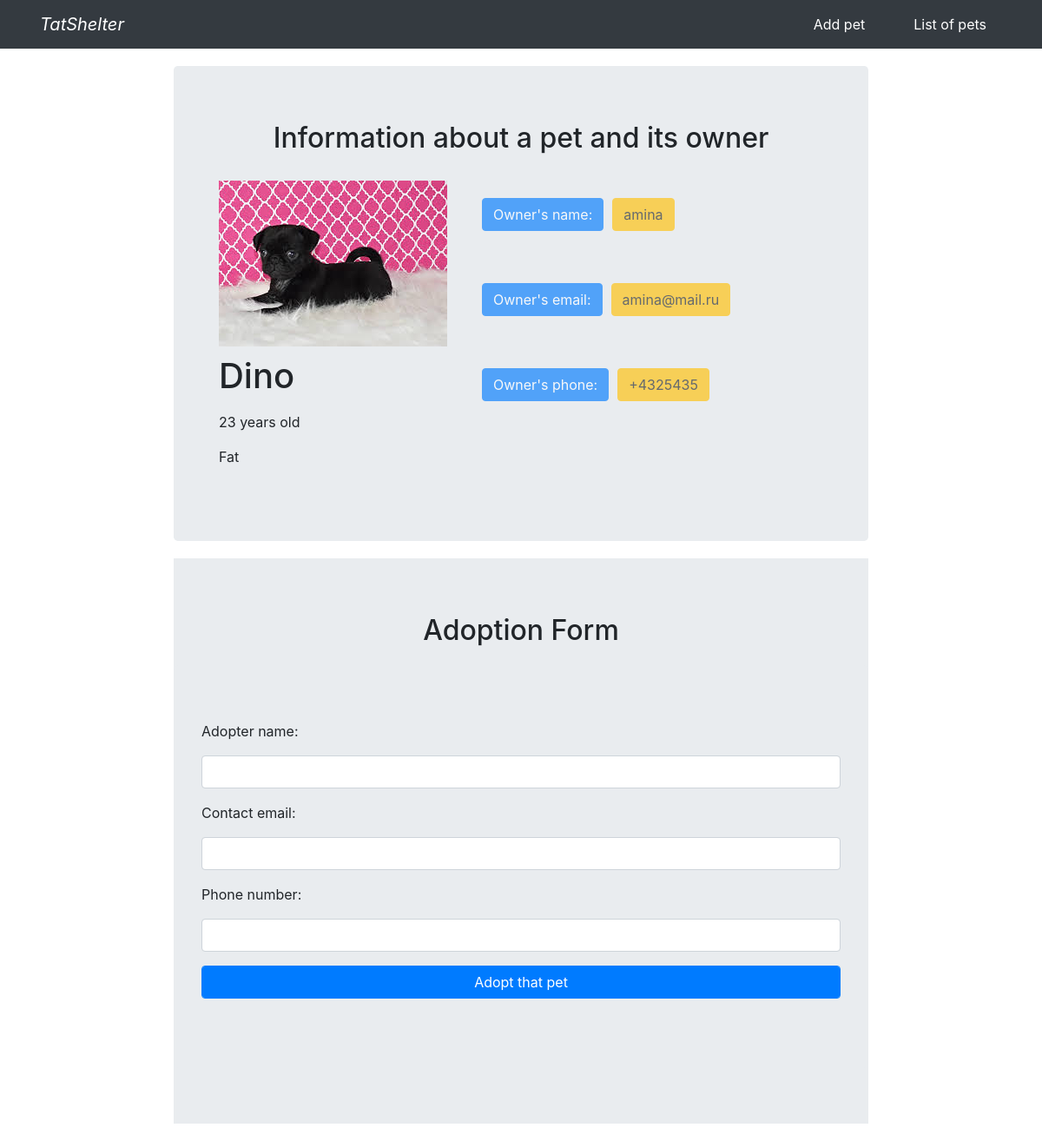
The app's page /pet/2, older data.
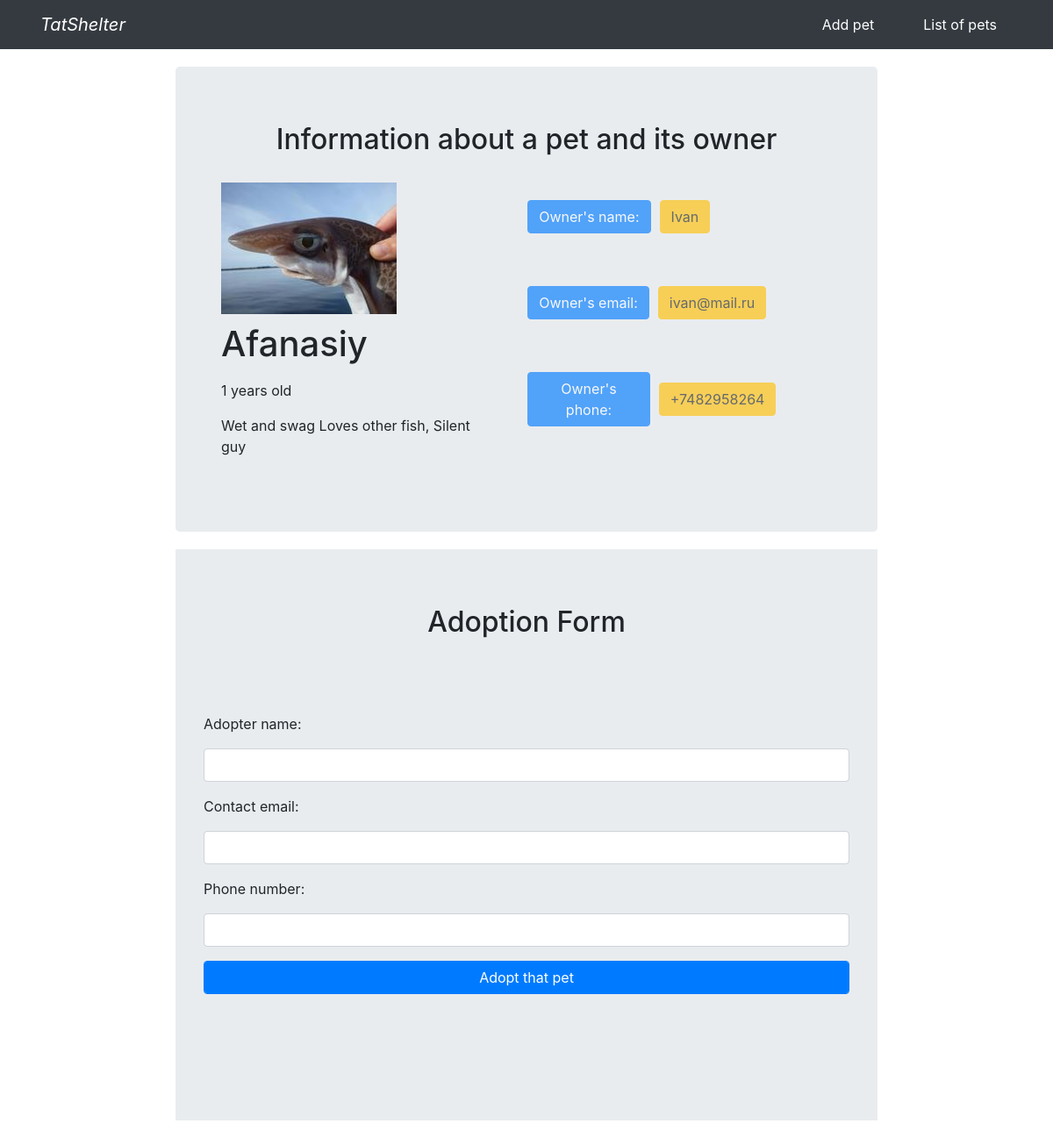
The same page, newer data.
### tatshelter.py (models this page shows, shortened)
class Pet(db.Model):
    __tablename__ = 'pets'
    id = db.Column(db.Integer, primary_key=True)
    name = db.Column(db.Text)
    pet_type = db.Column(db.Text)
    age = db.Column(db.Integer)
    info = db.Column(db.Text)
    adopted = db.Column(db.Boolean)
    owner_id = db.Column(db.Integer, db.ForeignKey('owners.id'))
    adopter_id = db.Column(db.Integer, db.ForeignKey('adopters.id'))
    pic = db.Column(db.String(64), nullable=False, default='default.jpg')

class Owner(db.Model):
    __tablename__ = 'owners'
    id = db.Column(db.Integer, primary_key=True)
    email = db.Column(db.Text, unique=True)
    full_name = db.Column(db.Text)
    phone_number = db.Column(db.Text)
    owned = db.relationship('Pet', backref='owner', lazy='dynamic')

### tatshelter.py (the view, shortened to what this page needs)
@app.route('/pet/<pet_id>', methods=['GET', 'POST'])
def pet(pet_id):
    pet_id = int(pet_id)
    pet = Pet.query.get(pet_id)
    owner = Owner.query.get(pet.owner_id)
    form = AdoptForm()
    return render_template('pet.html', form=form, pet=pet, owner=owner)

### forms.py
class AdoptForm(FlaskForm):
    name = StringField('Adopter name: ', [InputRequired(message="Please, provide adopter name")])
    email = StringField('Contact email: ', [InputRequired(message="Please, provide adopter contact email")])
    phone = StringField('Phone number: ', [InputRequired(message="Please, provide adopter contact phone")])
    submit = SubmitField('Adopt that pet')

### templates/pet.html (shortened to what this page needs)
{%extends "base.html"%}
{%block content%}
<div class="jumbotron" style="width: 800px; margin: 20px auto;">
  <h2 class="display-6" style="text-align: center; margin-bottom: 20px;">Information about a pet and its owner</h2>
  <div class="d-flex" style="width: 90%;">
    <div>
      <div class='image' style="margin: 10px 20px;">
        <img src="../static/{{pet.pic}}">
      </div>
      <div class="d-flex flex-column" style="margin: 5px 20px;">
        <h1 class="display-7">{{pet.name}}</h1>
        <p>{{pet.age}} years old</p>
        <p>{{pet.info}}</p>
      </div>
    </div>
    <div class="d-flex flex-column">
      <div class="d-flex align-items-center" style="margin: 20px 10px;">
        <div class="btn btn-primary disabled" style="margin: 10px 10px;">Owner's name:</div>
        <div class="btn btn-warning disabled">{{owner.full_name}}</div>
      </div>
      <div class="d-flex align-items-center" style="margin: 20px 10px;">
        <div class="btn btn-primary disabled" style="margin: 10px 10px;">Owner's email:</div>
        <div class="btn btn-warning disabled">{{owner.email}}</div>
      </div>
      <div class="d-flex align-items-center" style="margin: 20px 10px;">
        <div class="btn btn-primary disabled" style="margin: 10px 10px;">Owner's phone:</div>
        <div class="btn btn-warning disabled">{{owner.phone_number}}</div>
      </div>
    </div>
  </div>
</div>
<div class="jumbotron jumbotron-fluid" style="width: 800px; margin: 20px auto;">
  <h2 class="display-6" style="text-align: center; margin-bottom: 20px;">Adoption Form</h2>
    <form method="POST" enctype="multipart/form-data">
        <div class="jumbotron" style="width: 800px; margin: 0 auto;">
          <div class="form-group">
            {{ form.name.label(class="form-group") }}
            {{ form.name(class="form-control") }}
          </div>
          <div class="form-group">
            {{ form.email.label(class="form-group") }}
            {{ form.email(class="form-control") }}
          </div>
          <div class="form-group">
            {{ form.phone.label(class="form-group") }}
            {{ form.phone(class="form-control") }}
          </div>
          <div class="form-group">
            {{ form.submit(class="form-control btn btn-primary") }}
          </div>
        </div>
      </form>
</div>
{% endblock %}

Row changes from the older to the newer data that the page shows:
no longer on this page (row edited): Owner: full_name "amina", email "amina@mail.ru", phone_number "+4325435"
changed Pet: pic: picture added in place of a placeholder; name "Dino" → "Afanasiy"; age "23" → "1"; info "Fat" → "Wet and swag Loves other fish, Silent guy"
added Owner: full_name "Ivan", email "ivan@mail.ru", phone_number "+7482958264"
